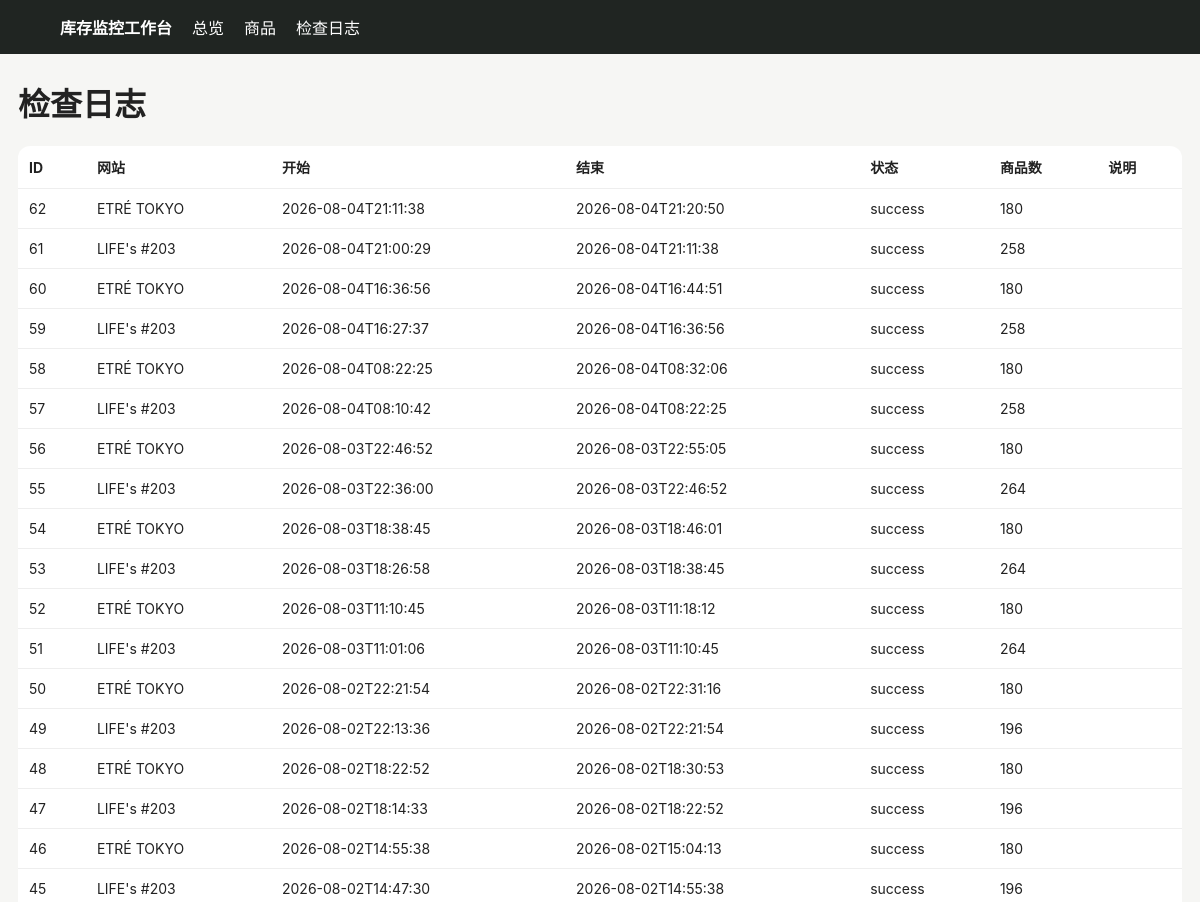
Page /logs (upper part) on the earlier database version.
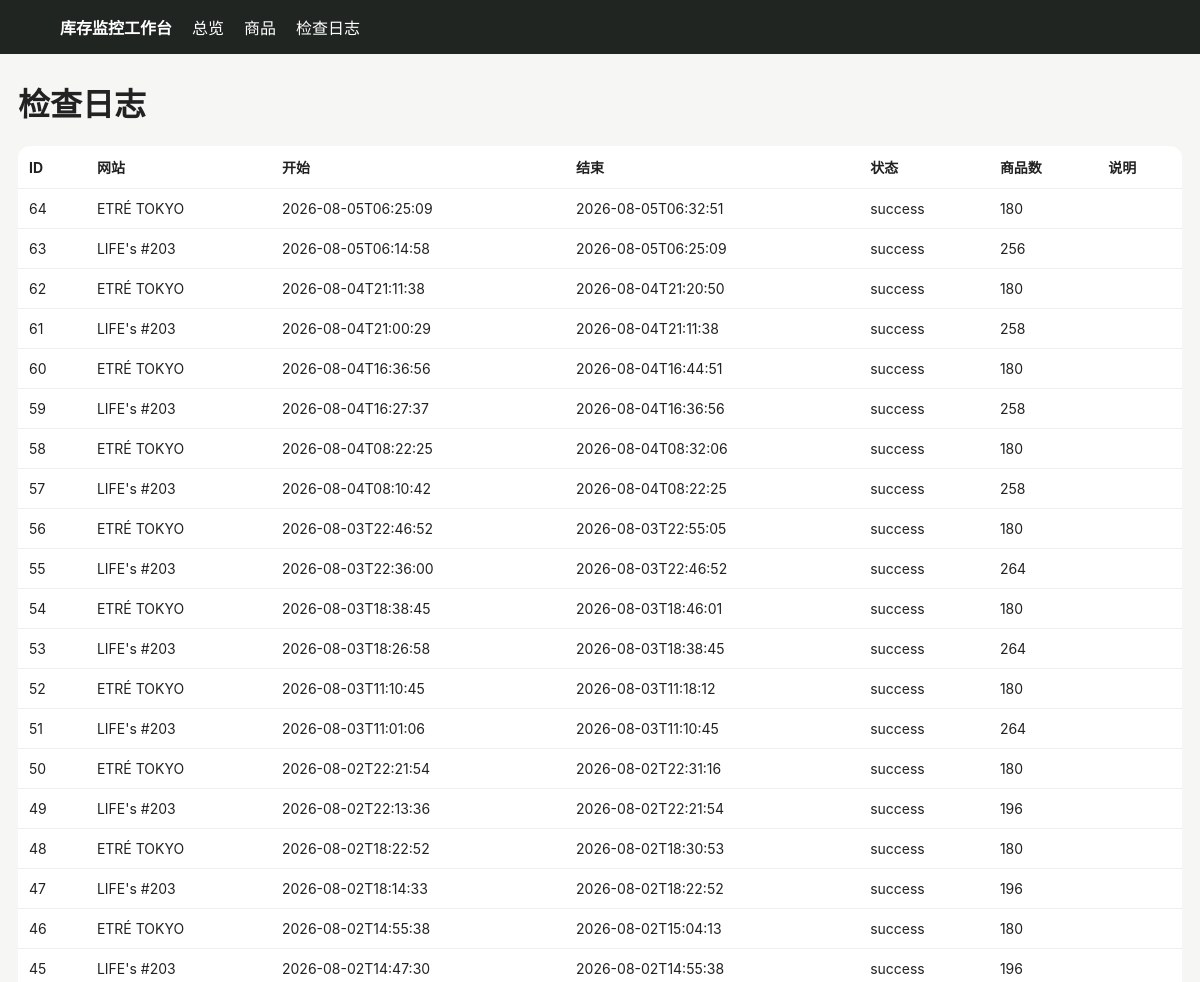
Same page on the later database version.
### tables this page shows
CREATE TABLE runs (
 id INTEGER PRIMARY KEY AUTOINCREMENT,
 site TEXT NOT NULL,
 started_at TEXT NOT NULL,
 finished_at TEXT,
 status TEXT NOT NULL,
 product_count INTEGER DEFAULT 0,
 message TEXT
);

### app/main.py (the view)
@app.get("/logs")
def logs(request: Request):
    with conn() as c:
        rows=c.execute("SELECT * FROM runs ORDER BY id DESC LIMIT 100").fetchall()
    return templates.TemplateResponse("logs.html", {"request":request,"rows":rows})

### app/templates/logs.html
{% extends "base.html" %}{% block content %}<h1>检查日志</h1><table><tr><th>ID</th><th>网站</th><th>开始</th><th>结束</th><th>状态</th><th>商品数</th><th>说明</th></tr>{% for r in rows %}<tr><td>{{r.id}}</td><td>{{r.site}}</td><td>{{r.started_at}}</td><td>{{r.finished_at}}</td><td>{{r.status}}</td><td>{{r.product_count}}</td><td>{{r.message}}</td></tr>{% endfor %}</table>{% endblock %}

### app/templates/base.html (shortened to what this page needs)
<!doctype html><html lang="zh-CN"><head><meta charset="utf-8"><meta name="viewport" content="width=device-width,initial-scale=1">
</head><body><nav><strong>库存监控工作台</strong><a href="/">总览</a><a href="/products">商品</a><a href="/logs">检查日志</a></nav><main>{% block content %}{% endblock %}</main></body></html>

### app/templates/base.html (style rules this page uses)
body { font-family:-apple-system,BlinkMacSystemFont,"Segoe UI",sans-serif;background:#f6f6f4;color:#222;margin:0 }
nav { background:#202522;color:#fff;padding:15px 5%;display:flex;gap:20px;align-items:center }
nav a { color:#fff;text-decoration:none }
main { max-width:1180px;margin:25px auto;padding:0 18px }
table { width:100%;border-collapse:collapse;background:#fff;border-radius:12px;overflow:hidden }
th,td { padding:11px;border-bottom:1px solid #eee;text-align:left;font-size:14px }

Differences in the rows shown:
added runs: id "64", site "ETRÉ TOKYO", started_at "2026-08-05T06:25:09", finished_at "2026-08-05T06:32:51", status "success", product_count "180"
added runs: id "63", site "LIFE's #203", started_at "2026-08-05T06:14:58", finished_at "2026-08-05T06:25:09", status "success", product_count "256"
